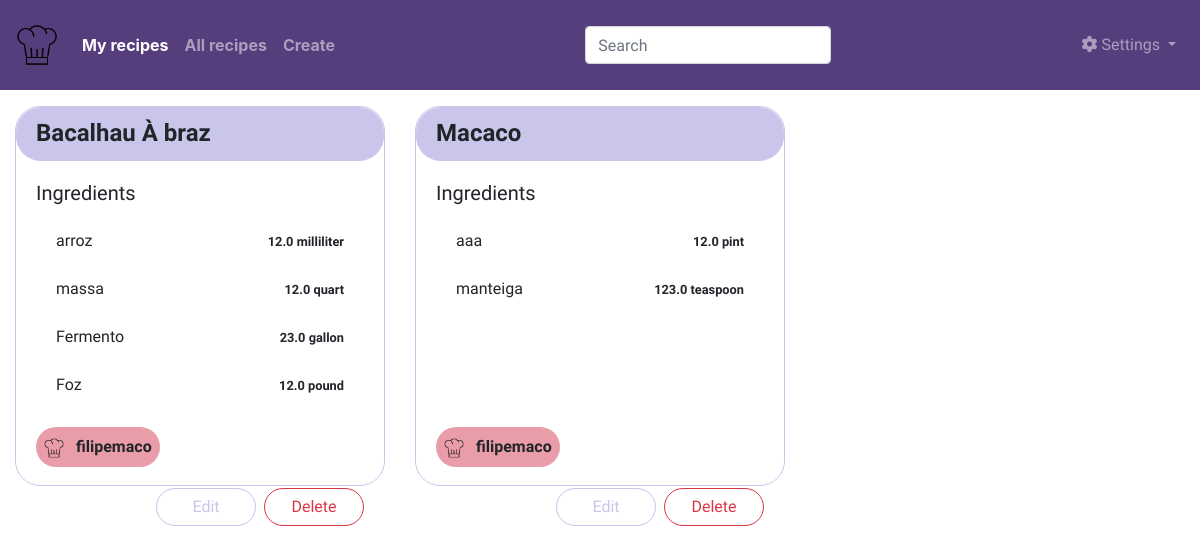
Page /main/my_recipes (signed in) on the earlier database version.
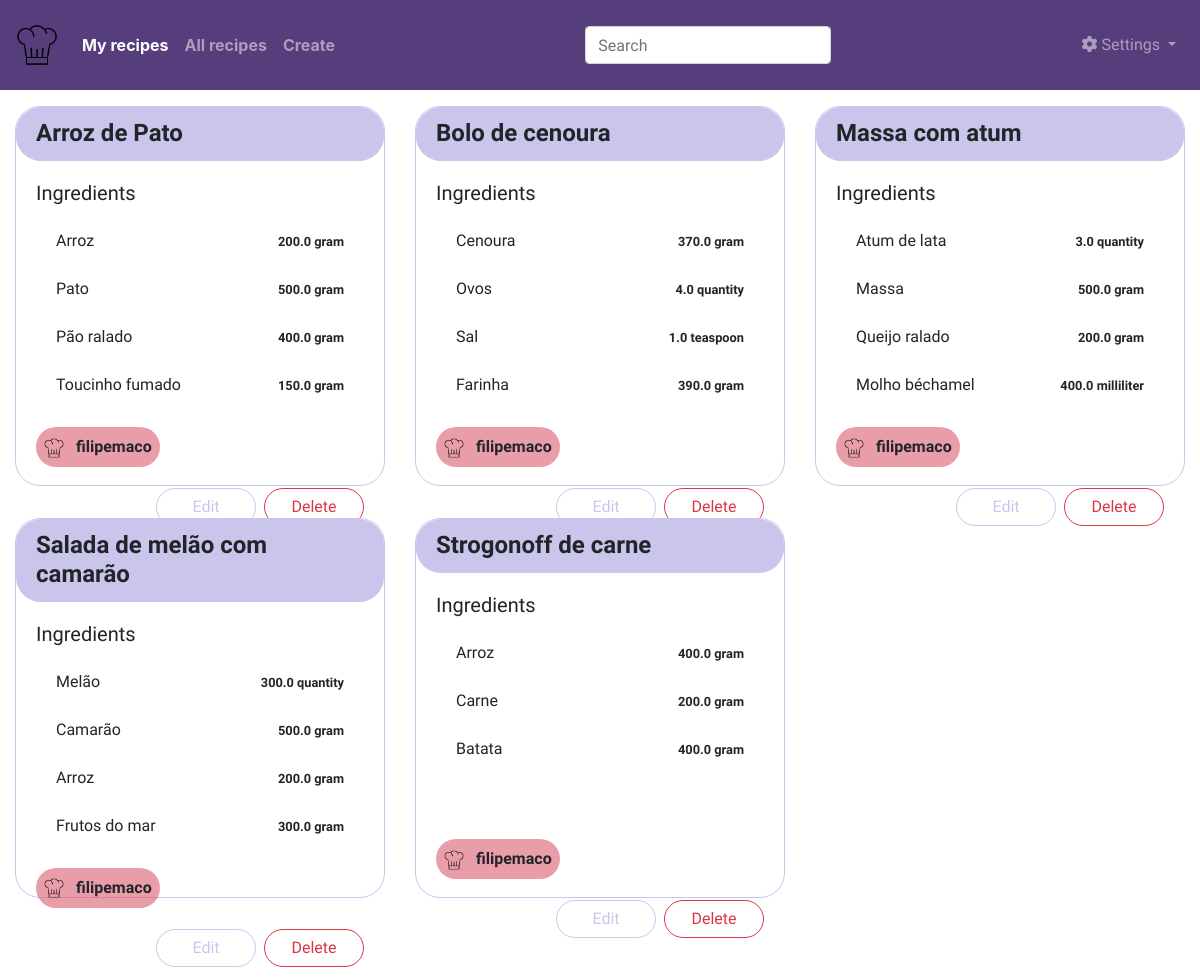
Same page on the later database version.
### app/models.py (models this page shows, shortened)
class SearchableMixin(object):
    @classmethod
    def before_commit(cls, session):
        session._changes = {
            'add': list(session.new),
            'update': list(session.dirty),
            'delete': list(session.deleted)
        }
    @classmethod
    def after_commit(cls, session):
        for obj in session._changes['add']:
            if isinstance(obj, SearchableMixin):
                add_to_index(obj.__tablename__, obj)
        for obj in session._changes['update']:
            if isinstance(obj, SearchableMixin):
                add_to_index(obj.__tablename__, obj)
        for obj in session._changes['delete']:
            if isinstance(obj, SearchableMixin):
                remove_from_index(obj.__tablename__, obj)
        session._changes = None

class Recipe(SearchableMixin, db.Model):
    __searchable__ = ['name']
    id = db.Column(db.Integer, primary_key=True)
    name = db.Column(db.String(140))
    user_id = db.Column(db.Integer, db.ForeignKey('user.id'))
    quantity = db.relationship('Quantity', backref='recipe', lazy=True, passive_deletes=True)

class Quantity(db.Model):
    id = db.Column(db.Integer, primary_key=True)
    value = db.Column(db.Float, nullable=False, default=0)
    ingredient_name = db.Column(db.String(140))
    recipe_id = db.Column(
        db.Integer,
        db.ForeignKey('recipe.id', ondelete='CASCADE'),
        nullable=False)
    unit_type = db.Column(
        db.Enum(UnitTypesEnum),
        nullable=True
    )

class User(UserMixin, db.Model):
    id = db.Column(db.Integer, primary_key=True)
    username = db.Column(db.String(64), index=True, unique=True)
    email = db.Column(db.String(120), index=True, unique=True)
    password_hash = db.Column(db.String(128))
    recipes = db.relationship('Recipe', backref='author', lazy='dynamic')
    about_me = db.Column(db.String(140))
    last_seen = db.Column(db.DateTime, default=datetime.utcnow)

### app/main/routes.py (the view)
@bp.route('', methods=['GET'])
@bp.route('/my_recipes', methods=['GET'])
@login_required
def my_recipes():
    recipes = Recipe.query.filter_by(author=current_user).order_by(Recipe.name).all()
    return render_template(
        'recipes.html',
        recipes=recipes,
        my_recipes=True,
        recipe_url="main:my_recipes"
    )

### app/main/forms.py
class SearchForm(FlaskForm):
    q = StringField('Search', validators=[DataRequired()])
    def __init__(self, *args, **kwargs):
        if 'formdata' not in kwargs:
            kwargs['formdata'] = request.args
        if 'csrf_enabled' not in kwargs:
            kwargs['csrf_enabled'] = False
        super(SearchForm, self).__init__(*args, **kwargs)

### app/__init__.py (called while the page is built)
def create_app(config_class=Config):
    app = Flask(__name__)
    app.config.from_object(config_class)
    db.init_app(app)
    migrate.init_app(app, db)
    login.init_app(app)
    bootstrap.init_app(app)
    app.elasticsearch = Elasticsearch([app.config['ELASTICSEARCH_URL']]) if app.config['ELASTICSEARCH_URL'] else None
    from app.errors import bp as errors_bp
    app.register_blueprint(errors_bp)
    from app.auth import bp as auth_bp
    app.register_blueprint(auth_bp, url_prefix='/auth')
    from app.main import bp as main_bp
    app.register_blueprint(main_bp, url_prefix='/main')
    app.register_blueprint(main_bp, url_prefix='/')
    def remove_unit_type(s):
        return str(s)[14:]
    app.jinja_env.filters['remove_unit_type'] = remove_unit_type
    return app

### app/main/routes.py (called while the page is built)
@bp.before_request
def before_request():
    if current_user.is_authenticated:
        current_user.last_seen = datetime.utcnow()
        db.session.commit()
        g.search_form = SearchForm()

### app/models.py (called while the page is built)
@login.user_loader
def load_user(id):
    return User.query.get(int(id))

### app/templates/recipes.html (shortened to what this page needs)
{% extends "base.html" %}
{% import 'bootstrap/wtf.html' as wtf %}
{% block content %}
<div class="container-fluid">
    <div class="row">
        {% for recipe in recipes %}
        <div class="col-12 col-lg-6 col-xl-4">
            <div class="card mt-3 mb-3" style="height: 380px; border-color:#cac5ea; border-radius: 25px;">
                <h4 class="card-header" style="border-color:#cac5ea; border-radius: 25px; background-color: #cac5ea"><b>{{ recipe.name }}</b></h4>
                <div class="card-body">
                    <h5 class="card-title">Ingredients</h5>
                    <ul class="list-group list-group-flush" style="height: 200px; overflow-y: auto;">
                        {% for ingredient in recipe.quantity %}
                        <li class="list-group-item" style="border-style: none;">
                            {{ ingredient.ingredient_name }}
                            <span style="float: right;">
                                <small><b>{{ ingredient.value }} {{ ingredient.unit_type|remove_unit_type }}</b></small>
                            </span>
                        </li>
                        {% endfor %}
                    </ul>
                    <div class="vertical-align-content" style="float: left; height: 60px;">
                        <span class="p-2" style="border-radius: 25px; background-color:#d64d618c">
                            <img src="{{ url_for('static', filename='images/recipe.png') }}" width="20">
                            <span class="ml-2"> <b>{{ recipe.author.username }}</b></span>
                        </span>
                    </div>
                    {% if recipe.author.id == current_user.id %}
                        <div class="vertical-align-content" style="float: right; height: 60px;">
                            <a href="{{ url_for('main.edit_recipe', id=recipe.id) }}" class="btn btn-outline-info" style="border-radius: 25px; width: 100px;">
                                Edit
                            </a>
                        {% if my_recipes %}
                            <button class="btn btn-outline-danger ml-2" data-toggle="modal" data-target="#delete_recipe" style="border-radius: 25px; width: 100px;">
                                Delete
                            </button>
                        {% endif %}
                        </div>
                    {% endif %}
                </div>
            </div>
        </div>
        {% endfor %}
    </div>
</div>
{% endblock %}

### app/templates/base.html (shortened to what this page needs)
<!doctype html>
<html>
    <head>
        <link rel="stylesheet" href="https://stackpath.bootstrapcdn.com/bootstrap/4.4.1/css/bootstrap.min.css">
        <link rel="stylesheet" type="text/css" href="your_website_domain/css_root/flaticon.css">
        <link href="https://cdn.jsdelivr.net/npm/select2@4.0.13/dist/css/select2.min.css" rel="stylesheet" />
        <link rel="stylesheet" type="text/css" href="{{ url_for('static', filename='css/base.css') }}">
    </head>
    <body>
        {% include 'navbar.html' %}
        {% block content %}{% endblock %}
    </body>
</html>

### app/templates/navbar.html (shortened to what this page needs)
<nav class="navbar navbar-expand-lg justify-content-between navbar-dark" style="background-color: #563d7c; height: 90px;">
    <a class="navbar-brand" href="{{ url_for('main.my_recipes') }}"><img src="{{ url_for('static', filename='images/recipe.png') }}" width="42"></a>
    <div class="collapse navbar-collapse" id="navbarSupportedContent">
        <ul class="navbar-nav mr-auto">
            <li class="nav-item">
                <a class="nav-link nav_text {% if my_recipes %} active {% endif %}" href="{{ url_for('main.my_recipes') }}">My recipes</a>
            </li>
            <li class="nav-item">
                <a class="nav-link nav_text {% if all_recipes %} active {% endif %}" href="{{ url_for('main.all_recipes') }}">All recipes</a>
            </li>
            <li class="nav-item">
                <a class="nav-link nav_text {% if add_recipe %} active {% endif %}" href="{{ url_for('main.add_recipe') }}">Create</a>
            </li>
        </ul>
        <ul class="navbar-nav mr-auto">
            <li class="nav-item">
                {% if g.search_form and (all_recipes or my_recipes) %}
                <form class="navbar-form navbar-left" method="get" action="{{ url_for('main.search', url_to_redirect=recipe_url) }}" style="margin-top: 16px;">
                    <div class="form-group">
                        {{ g.search_form.q(size=20, class='form-control',
                            placeholder=g.search_form.q.label.text) }}
                    </div>
                </form>
                {% endif %}
            </li>
        </ul>
    </div>
    <ul class="navbar-nav ml-auto nav-flex-icons">
        <li class="nav-item dropdown">
            <a class="nav-link dropdown-toggle" id="navbarDropdownMenuLink" data-toggle="dropdown" aria-haspopup="true" aria-expanded="false">
                <i class="fas fa-cog"></i> Settings
            </a>
        </li>
    </ul>
</nav>

### app/static/css/base.css (style rules this page uses)
.nav_text { font-weight: bolder; font-family: -apple-system,BlinkMacSystemFont,"Segoe UI",Roboto,"Helvetica Neue",Arial,"Noto Sans",sans-serif,"Apple Color Emoji","Segoe UI Emoji","Segoe UI Symbol","Noto Color Emoji"; font-size: 1rem; line-height: 1.5; color: #212529; }
body { font-family: 'Baloo 2', cursive; }
.vertical-align-content { display:flex; align-items:center; }
.btn-outline-info { color:#cac5ea; border-color: #cac5ea; }

Differences in the rows shown:
removed Quantity: ingredient_name "massa", value "12.0", unit_type|remove_unit_type "quart", shown under Recipe "Bacalhau À braz"
removed Quantity: ingredient_name "Fermento", value "23.0", unit_type|remove_unit_type "gallon", shown under Recipe "Bacalhau À braz"
removed Quantity: ingredient_name "Foz", value "12.0", unit_type|remove_unit_type "pound", shown under Recipe "Bacalhau À braz"
removed Quantity: ingredient_name "aaa", value "12.0", unit_type|remove_unit_type "pint", shown under Recipe "Macaco"
removed Quantity: ingredient_name "manteiga", value "123.0", unit_type|remove_unit_type "teaspoon", shown under Recipe "Macaco"
added Recipe: name "Arroz de Pato", author.username "filipemaco"
added Quantity: ingredient_name "Arroz", value "200.0", unit_type|remove_unit_type "gram", shown under "Arroz de Pato"
added Quantity: ingredient_name "Pato", value "500.0", unit_type|remove_unit_type "gram", shown under "Arroz de Pato"
added Quantity: ingredient_name "Pão ralado", value "400.0", unit_type|remove_unit_type "gram", shown under "Arroz de Pato"
added Quantity: ingredient_name "Toucinho fumado", value "150.0", unit_type|remove_unit_type "gram", shown under "Arroz de Pato"
changed Recipe: gains Quantity (ingredient_name "Cenoura", value "370.0", unit_type|remove_unit_type "gram"); gains Quantity (ingredient_name "Ovos", value "4.0", unit_type|remove_unit_type "quantity"); gains Quantity (ingredient_name "Sal", value "1.0", unit_type|remove_unit_type "teaspoon"); gains Quantity (ingredient_name "Farinha", value "390.0", unit_type|remove_unit_type "gram"); name "Bacalhau À braz" → "Bolo de cenoura"; loses Quantity (ingredient_name "arroz", value "12.0", unit_type|remove_unit_type "milliliter")
changed Recipe: name "Macaco" → "Massa com atum"; gains Quantity (ingredient_name "Molho béchamel", value "400.0", unit_type|remove_unit_type "milliliter")
added Quantity: ingredient_name "Atum de lata", value "3.0", unit_type|remove_unit_type "quantity", shown under Recipe "Massa com atum"
added Quantity: ingredient_name "Massa", value "500.0", unit_type|remove_unit_type "gram", shown under Recipe "Massa com atum"
added Quantity: ingredient_name "Queijo ralado", value "200.0", unit_type|remove_unit_type "gram", shown under Recipe "Massa com atum"
added Recipe: name "Salada de melão com camarão", author.username "filipemaco"
added Quantity: ingredient_name "Melão", value "300.0", unit_type|remove_unit_type "quantity", shown under "Salada de melão com camarão"
added Quantity: ingredient_name "Camarão", value "500.0", unit_type|remove_unit_type "gram", shown under "Salada de melão com camarão"
added Quantity: ingredient_name "Arroz", value "200.0", unit_type|remove_unit_type "gram", shown under "Salada de melão com camarão"
added Quantity: ingredient_name "Frutos do mar", value "300.0", unit_type|remove_unit_type "gram", shown under "Salada de melão com camarão"
added Recipe: name "Strogonoff de carne", author.username "filipemaco"
added Quantity: ingredient_name "Arroz", value "400.0", unit_type|remove_unit_type "gram", shown under "Strogonoff de carne"
added Quantity: ingredient_name "Carne", value "200.0", unit_type|remove_unit_type "gram", shown under "Strogonoff de carne"
added Quantity: ingredient_name "Batata", value "400.0", unit_type|remove_unit_type "gram", shown under "Strogonoff de carne"
